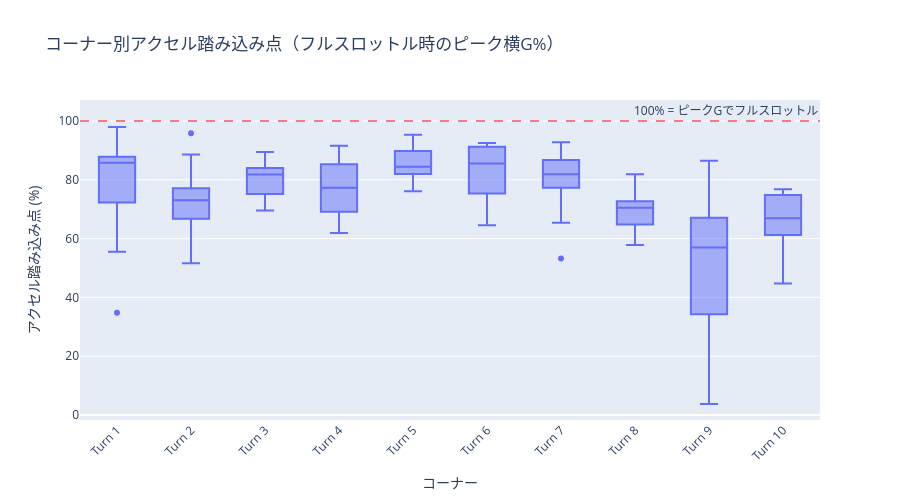

Here is the notebook cell this chart was saved with:
### Code cell
# アクセル踏み込み点の一貫性を可視化
# ドライバーがピーク横Gの何パーセントでフルスロットルに達するかを表示

if len(throttle_acceptance_df) > 0:
    corner_order = [c.name for c in corners]
    fig = px.box(
        throttle_acceptance_df,
        x="corner_name",
        y="throttle_acceptance_pct",
        title="コーナー別アクセル踏み込み点（フルスロットル時のピーク横G%）",
        labels={
            "throttle_acceptance_pct": "アクセル踏み込み点 (%)",
            "corner_name": "コーナー",
        },
        category_orders={"corner_name": corner_order},
    )
    fig.update_layout(xaxis_tickangle=-45, width=900, height=500)
    # 基準線を追加
    fig.add_hline(
        y=100,
        line_dash="dash",
        line_color="red",
        opacity=0.5,
        annotation_text="100% = ピークGでフルスロットル",
    )
    show_fig(fig)
else:
    print("アクセル踏み込み点データがありません")

### Figure 1 — Plotly figure (JSON) as saved in the notebook; plotly's stock layout.template omitted (floating-point values rounded to 4 significant figures)
{"data": [{"alignmentgroup": "True", "hovertemplate": "コーナー=%{x}<br>アクセル踏み込み点 (%)=%{y}<extra></extra>", "legendgroup": "", "marker": {"color": "#636efa"}, "name": "", "notched": false, "offsetgroup": "", "orientation": "v", "showlegend": false, "type": "box", "x": ["Turn 1", "Turn 2", "Turn 3", "Turn 4", "Turn 5", "Turn 7", "Turn 8", "Turn 9", "Turn 10", "Turn 1", "Turn 2", "Turn 3", "Turn 4", "Turn 5", "Turn 6", "Turn 7", "Turn 8", "Turn 9", "Turn 10", "Turn 1", "Turn 2", "Turn 3", "Turn 4", "Turn 5", "Turn 6", "Turn 7", "Turn 8", "Turn 9", "Turn 10", "Turn 1", "Turn 2", "Turn 3", "Turn 4", "Turn 5", "Turn 6", "Turn 7", "Turn 8", "Turn 9", "Turn 10", "Turn 1", "Turn 2", "Turn 3", "Turn 4", "Turn 5", "Turn 6", "Turn 7", "Turn 8", "Turn 9", "Turn 10", "Turn 1", "Turn 2", "Turn 3", "Turn 4", "Turn 5", "Turn 6", "Turn 7", "Turn 8", "Turn 9", "Turn 10", "Turn 1", "Turn 2", "Turn 3", "Turn 4", "Turn 5", "Turn 6", "Turn 7", "Turn 8", "Turn 9", "Turn 10", "Turn 1", "Turn 2", "Turn 3", "Turn 4", "Turn 5", "Turn 6", "Turn 7", "Turn 8", "Turn 9", "Turn 10", "Turn 1", "Turn 2", "Turn 3", "Turn 4", "Turn 5", "Turn 6", "Turn 7", "Turn 8", "Turn 9", "Turn 10", "Turn 1", "Turn 2", "Turn 3", "Turn 4", "Turn 5", "Turn 6", "Turn 7", "Turn 8", "Turn 9", "Turn 10", "Turn 1", "Turn 2", "Turn 3", "Turn 4", "Turn 5", "Turn 7", "Turn 8", "Turn 9", "Turn 10", "Turn 1", "Turn 2", "Turn 3", "Turn 4", "Turn 5", "Turn 6", "Turn 7", "Turn 8", "Turn 9", "Turn 10", "Turn 1", "Turn 2", "Turn 3", "Turn 4", "Turn 5", "Turn 6", "Turn 7", "Turn 8", "Turn 10"], "x0": " ", "xaxis": "x", "y": [55.52, 76.37, 71.69, 77.26, 86.32, 83.51, 75.87, 56.04, 60.5, 77.38, 75.36, 78.61, 75.96, 82.82, 73.1, 81.07, 66.2, 68.48, 69.8, 86.21, 67.5, 76.03, 69.11, 92.12, 90.8, 92.79, 66.19, 77.02, 44.7, 85.82, 66.39, 69.55, 67.32, 81.99, 82.1, 83.04, 71.87, 54.74, 66.93, 91.09, 67.3, 82.54, 78.89, 81.58, 72.22, 85.65, 74.27, 50.6, 63.28, 34.75, 60.45, 75.8, 61.92, 94.93, 91.34, 53.24, 81.89, 86.45, 76.54, 97.92, 95.87, 83.42, 69.1, 84.45, 64.52, 65.36, 71.98, 65.78, 54.19, 86.23, 66.93, 86.3, 91.56, 81.82, 85.33, 81.15, 72.17, 57.99, 74.9, 91.18, 88.63, 81.8, 89.83, 76.15, 90.78, 91.78, 57.81, 65.52, 76.81, 80.78, 75.37, 83.14, 84.13, 89.02, 92.53, 69.24, 63.49, 3.75, 69.9, 79.41, 73.07, 73.26, 88.74, 95.29, 90.14, 70.51, 18.01, 62.23, 56.83, 51.59, 89.47, 73.56, 84.11, 85.55, 81.86, 63.13, 8.176, 61.49, 86.79, 79.27, 85.96, 77.69, 89.01, 91.35, 80.03, 65.27, 74.83], "y0": " ", "yaxis": "y"}], "layout": {"annotations": [{"showarrow": false, "text": "100% = ピークGでフルスロットル", "x": 1, "xanchor": "right", "xref": "x domain", "y": 100, "yanchor": "bottom", "yref": "y"}], "boxmode": "group", "height": 500, "legend": {"tracegroupgap": 0}, "shapes": [{"line": {"color": "red", "dash": "dash"}, "opacity": 0.5, "type": "line", "x0": 0, "x1": 1, "xref": "x domain", "y0": 100, "y1": 100, "yref": "y"}], "title": {"text": "コーナー別アクセル踏み込み点（フルスロットル時のピーク横G%）"}, "width": 900, "xaxis": {"anchor": "y", "categoryarray": ["Turn 1", "Turn 2", "Turn 3", "Turn 4", "Turn 5", "Turn 6", "Turn 7", "Turn 8", "Turn 9", "Turn 10"], "categoryorder": "array", "domain": [0.0, 1.0], "tickangle": -45, "title": {"text": "コーナー"}}, "yaxis": {"anchor": "x", "domain": [0.0, 1.0], "title": {"text": "アクセル踏み込み点 (%)"}}}}
